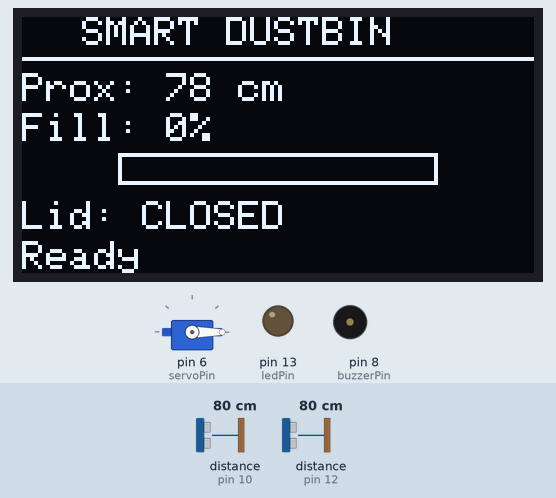
A sketch run on a simulated Arduino Uno, built with avr-gcc and run on an emulated ATmega328P. Parts: servo, 128×64 one-colour display, output pins drawn as LEDs (lit = HIGH), buzzer (waves = sounding). Wiring (inferred from the names in the program): 2 × ultrasonic range finder: trigger pin 9, echo pin 10 / trigger pin 11, echo pin 12. Inputs (shaded band) come from the test bench; at power-on: distance to the obstacle (sensors on pin 10, pin 12) 80 cm. The echo pulse lasts 58.3 µs per cm; pins used as bus, display or sensor lines are not drawn; what the sketch prints to the serial monitor is not drawn.

Above: at 3.9 s.
4.0 s: distance to the obstacle (sensor on pin 10) set to 35 cm
At 5.3 s:
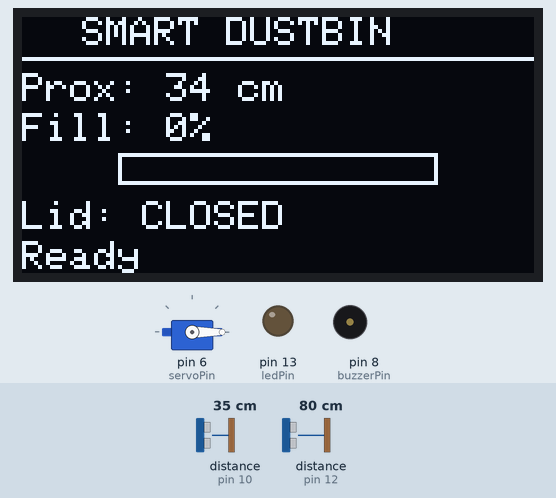
5.6 s: distance to the obstacle (sensor on pin 10) set to 30 cm
At 7.6 s:
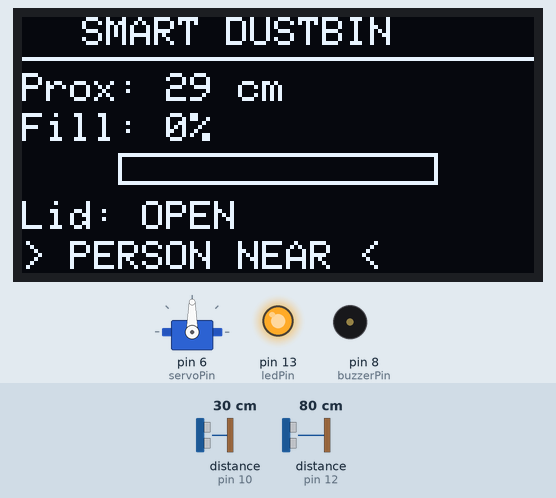
7.7 s: distance to the obstacle (sensor on pin 12) set to 13 cm
At 8.3 s:
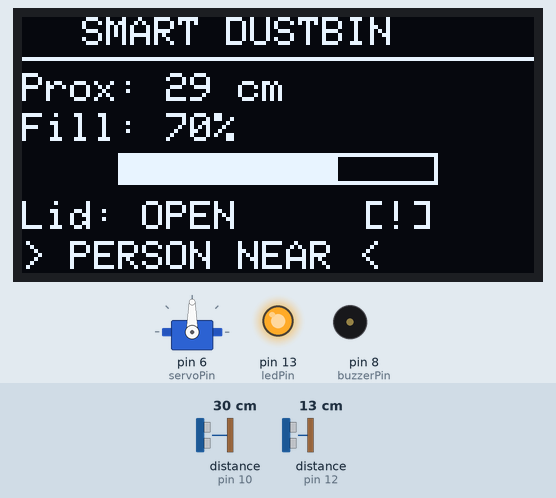
9.4 s: distance to the obstacle (sensor on pin 12) set to 10 cm
At 11.4 s:
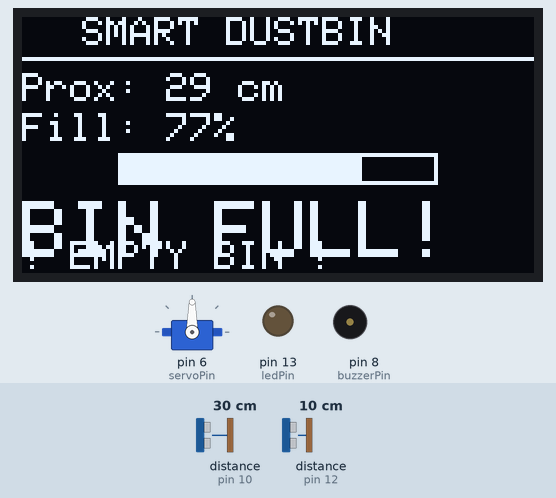
11.7 s: distance to the obstacle (sensor on pin 10) set to 2 cm
At 12.2 s:
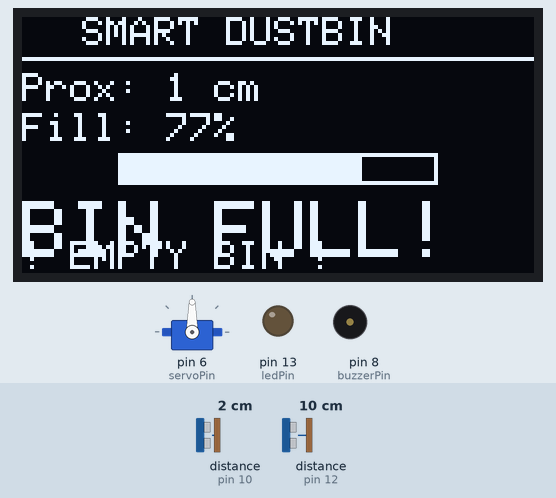
14.4 s: distance to the obstacle (sensor on pin 12) set to 18 cm
At 19.2 s:
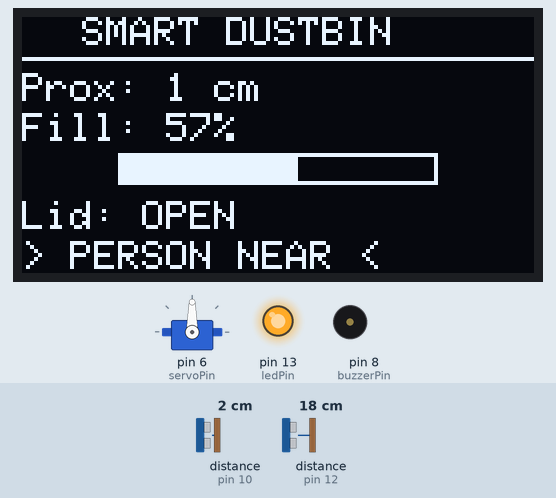
Timing chart, 0 to 19.7 s (numbered marks = the images above; inputs shaded):
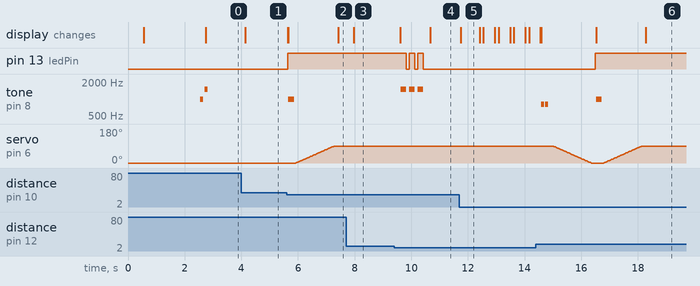

Measured:
- the behaviour switches between 32 and 31 cm on distance to the obstacle (sensor on pin 10) (found by bisection; images 1 and 2)
- the behaviour switches between 12 and 11 cm on distance to the obstacle (sensor on pin 12) (found by bisection; images 3 and 4)
- after the input at 4.0 s, the display: changes after 0.14 s (image 1)
- after the input at 5.6 s, pin 13 (ledPin): LOW → HIGH at once; tone on pin 8 (buzzerPin): silent → 1000 Hz after 0.06 s, → silent 0.20 s later; servo on pin 6 (servoPin): moves from 0° to 90° over 1.4 s, starting after 0.33 s; the display: first changes at once (image 2 shows a later state)
- after the input at 7.7 s, the display: changes after 0.27 s (image 3)
- after the input at 9.4 s, pin 13 (ledPin): alternates HIGH for 0.20 s and LOW for 0.10 s, 5 changes in all, then stays LOW, starting after 0.43 s; tone on pin 8 (buzzerPin): alternates 1500 Hz for 0.20 s and silent for 0.10 s, 6 changes in all, then stays silent, starting after 0.23 s
- after the input at 11.7 s, the display: changes after 0.05 s (image 5)
- after the input at 14.4 s, pin 13 (ledPin): LOW → HIGH after 2.1 s; the display: first differs from a run without the input after 2.1 s (image 6 shows a later state)

The sketch:

Smart_Dustbin.ino
```cpp
#include <Servo.h>
#include <Wire.h>
#include <Adafruit_GFX.h>
#include <Adafruit_SSD1306.h>

// OLED Display settings
#define SCREEN_WIDTH 128
#define SCREEN_HEIGHT 64
#define OLED_RESET -1
#define SCREEN_ADDRESS 0x3C
Adafruit_SSD1306 display(SCREEN_WIDTH, SCREEN_HEIGHT, &Wire, OLED_RESET);

// Pin definitions - Proximity Sensor (outside)
const int trigPin = 9;
const int echoPin = 10;

// Pin definitions - Level Sensor (inside)
const int levelTrigPin = 11;
const int levelEchoPin = 12;

// Other pins
const int servoPin = 6;
const int buzzerPin = 8;
const int ledPin = 13;

// Servo object
Servo lidServo;

// Proximity detection config
const int detectionDistance = 30; // cm
const int lidOpenAngle = 90;
const int lidCloseAngle = 0;
const int lidOpenTime = 5000; // ms

// Waste level detection config
const int binHeight = 40;       // cm
const int fullThreshold = 10;   // cm from top
const int warningThreshold = 15;

// Variables
int distance = 0;
int wasteLevel = 0;
int fillPercentage = 0;
bool lidOpen = false;
bool binFull = false;
unsigned long lidOpenedAt = 0;
unsigned long lastFullAlert = 0;
unsigned long lastLevelRead = 0;
unsigned long lastSerial = 0;

void setup() {
  Serial.begin(9600);
  Serial.println(F("=== Smart Dustbin System ==="));

  // Initialize pins
  pinMode(trigPin, OUTPUT);
  pinMode(echoPin, INPUT);
  pinMode(levelTrigPin, OUTPUT);
  pinMode(levelEchoPin, INPUT);
  pinMode(buzzerPin, OUTPUT);
  pinMode(ledPin, OUTPUT);

  // Initialize servo
  lidServo.attach(servoPin);
  lidServo.write(lidCloseAngle);
  delay(500);

  // Initialize OLED
  Serial.println(F("Initializing OLED..."));
  if (!display.begin(SSD1306_SWITCHCAPVCC, SCREEN_ADDRESS)) {
    Serial.println(F("SSD1306 allocation failed!"));
    while (1) {
      digitalWrite(ledPin, !digitalRead(ledPin));
      delay(200);
    }
  }
  Serial.println(F("OLED initialized successfully!"));

  // Startup screen
  display.clearDisplay();
  display.setTextSize(2);
  display.setTextColor(SSD1306_WHITE);
  display.setCursor(10, 10);
  display.println(F("SMART"));
  display.setCursor(10, 35);
  display.println(F("DUSTBIN"));
  display.display();
  delay(2000);

  // Startup beep
  tone(buzzerPin, 1000, 100);
  delay(150);
  tone(buzzerPin, 1500, 100);

  Serial.println(F("System Ready!"));
  Serial.print(F("Bin Height: ")); Serial.print(binHeight); Serial.println(F(" cm"));
  Serial.print(F("Detection Distance: ")); Serial.print(detectionDistance); Serial.println(F(" cm"));
}

void loop() {
  // Measure proximity
  distance = measureDistance(trigPin, echoPin);

  // Measure waste level (every 500ms)
  if (millis() - lastLevelRead >= 500) {
    wasteLevel = measureDistance(levelTrigPin, levelEchoPin);
    calculateFillLevel();
    lastLevelRead = millis();
  }

  // Update OLED
  updateDisplay();

  // Print status every 500ms
  if (millis() - lastSerial >= 500) {
    lastSerial = millis();
    Serial.print(F("Prox: ")); Serial.print(distance);
    Serial.print(F(" cm | Level: ")); Serial.print(wasteLevel);
    Serial.print(F(" cm | Fill: ")); Serial.print(fillPercentage);
    Serial.print(F("% | "));
    if (binFull) Serial.println(F("BIN FULL"));
    else if (lidOpen) Serial.println(F("LID OPEN"));
    else Serial.println(F("READY"));
  }

  // Check if bin is full
  checkBinFull();

  // Check for person approach
  if (distance > 0 && distance <= detectionDistance && !binFull) {
    if (!lidOpen) openLid();
    else lidOpenedAt = millis(); // Reset open timer
  } else {
    if (lidOpen && (millis() - lidOpenedAt >= lidOpenTime)) closeLid();
  }

  delay(100);
}

// Measure distance for ultrasonic sensor
int measureDistance(int trig, int echo) {
  long duration;
  int dist;

  digitalWrite(trig, LOW);
  delayMicroseconds(2);
  digitalWrite(trig, HIGH);
  delayMicroseconds(10);
  digitalWrite(trig, LOW);

  duration = pulseIn(echo, HIGH, 30000); // 30ms timeout
  if (duration == 0) return 0;

  dist = (int)(duration * 0.034 / 2);
  if (dist > 400) return 0;

  return dist;
}

// Calculate fill percentage
void calculateFillLevel() {
  if (wasteLevel > 0 && wasteLevel <= binHeight) {
    int filledHeight = binHeight - wasteLevel;
    fillPercentage = (filledHeight * 100) / binHeight;
    fillPercentage = constrain(fillPercentage, 0, 100);
  } else fillPercentage = 0;
}

// Check if bin is full
void checkBinFull() {
  if (wasteLevel > 0 && wasteLevel <= fullThreshold) {
    if (!binFull) alertBinFull();
    binFull = true;

    // Repeat alert every 10s
    if (millis() - lastFullAlert >= 10000) alertBinFull();
  } else binFull = false;
}

// Update OLED display
void updateDisplay() {
  display.clearDisplay();
  display.setTextSize(1);
  display.setTextColor(SSD1306_WHITE);

  display.setCursor(15, 0);
  display.println(F("SMART DUSTBIN"));
  display.drawLine(0, 10, 128, 10, SSD1306_WHITE);

  // Distance
  display.setCursor(0, 14);
  display.print(F("Prox: "));
  display.print(distance > 0 ? distance : 0);
  display.println(F(" cm"));

  // Fill bar
  display.setCursor(0, 24);
  display.print(F("Fill: "));
  display.print(fillPercentage);
  display.println(F("%"));

  int barWidth = 80, barHeight = 8, barX = 24, barY = 34;
  display.drawRect(barX, barY, barWidth, barHeight, SSD1306_WHITE);
  int fillWidth = (barWidth - 2) * fillPercentage / 100;
  if (fillWidth > 0) display.fillRect(barX + 1, barY + 1, fillWidth, barHeight - 2, SSD1306_WHITE);

  // Lid / bin status
  display.setCursor(0, 46);
  display.setTextSize(1);
  if (binFull) {
    display.setTextSize(2);
    display.println(F("BIN FULL!"));
  } else if (lidOpen) {
    display.print(F("Lid: OPEN"));
    if (fillPercentage >= 70) {
      display.setTextSize(1);
      display.setCursor(85, 46);
      display.print(F("[!]"));
    }
  } else display.print(F("Lid: CLOSED"));

  // Bottom status
  display.setTextSize(1);
  display.setCursor(0, 56);
  if (binFull) display.print(F("! EMPTY BIN !"));
  else if (distance > 0 && distance <= detectionDistance) display.print(F("> PERSON NEAR <"));
  else if (fillPercentage >= 70) display.print(F("Nearly Full"));
  else display.print(F("Ready"));

  display.display();
}

// Alert bin full
void alertBinFull() {
  Serial.println(F("\n!!! BIN FULL - PLEASE EMPTY !!!\n"));
  lastFullAlert = millis();

  for (int i = 0; i < 3; i++) {
    tone(buzzerPin, 1500, 200);
    digitalWrite(ledPin, HIGH);
    delay(200);
    digitalWrite(ledPin, LOW);
    delay(100);
  }
}

// Open lid
void openLid() {
  Serial.println(F(">>> OPENING LID <<<"));
  digitalWrite(ledPin, HIGH);

  display.clearDisplay();
  display.setTextSize(2);
  display.setCursor(10, 20);
  display.println(F("OPENING"));
  display.setCursor(25, 40);
  display.println(F("LID..."));
  display.display();

  tone(buzzerPin, 1000, 200);
  delay(250);

  for (int angle = lidCloseAngle; angle <= lidOpenAngle; angle++) {
    lidServo.write(angle);
    delay(15);
  }

  lidOpen = true;
  lidOpenedAt = millis();
  Serial.println(F("Lid fully opened!"));
}

// Close lid
void closeLid() {
  Serial.println(F(">>> CLOSING LID <<<"));

  display.clearDisplay();
  display.setTextSize(2);
  display.setCursor(10, 20);
  display.println(F("CLOSING"));
  display.setCursor(25, 40);
  display.println(F("LID..."));
  display.display();

  tone(buzzerPin, 800, 100);
  delay(150);
  tone(buzzerPin, 800, 100);
  delay(250);

  for (int angle = lidOpenAngle; angle >= lidCloseAngle; angle--) {
    lidServo.write(angle);
    delay(15);
  }

  digitalWrite(ledPin, LOW);
  lidOpen = false;
  Serial.println(F("Lid closed! Waiting for approach..."));
}
```
